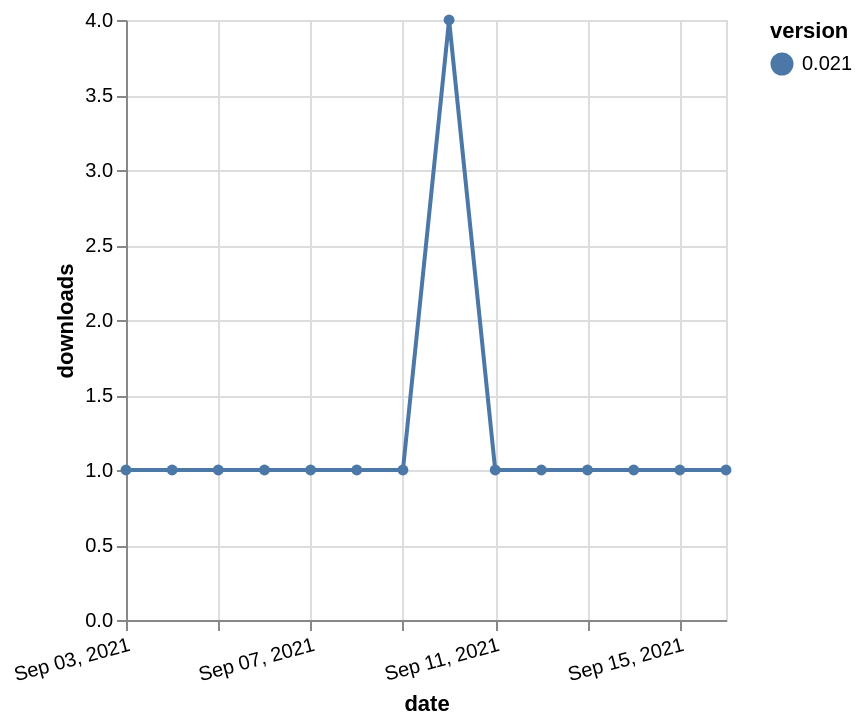

The Vega-Lite source for this figure:
### Vega-Lite specification from a JSON file in a GitHub repository (floating-point values rounded to 4 significant figures)
{"$schema": "https://vega.github.io/schema/vega-lite/v5.json", "description": "A simple bar chart with embedded data.", "data": {"values": [{"date": "2021-09-03", "total": 179, "delta": 1, "version": "0.021"}, {"date": "2021-09-04", "total": 180, "delta": 1, "version": "0.021"}, {"date": "2021-09-05", "total": 181, "delta": 1, "version": "0.021"}, {"date": "2021-09-06", "total": 182, "delta": 1, "version": "0.021"}, {"date": "2021-09-07", "total": 183, "delta": 1, "version": "0.021"}, {"date": "2021-09-08", "total": 184, "delta": 1, "version": "0.021"}, {"date": "2021-09-09", "total": 185, "delta": 1, "version": "0.021"}, {"date": "2021-09-10", "total": 189, "delta": 4, "version": "0.021"}, {"date": "2021-09-11", "total": 190, "delta": 1, "version": "0.021"}, {"date": "2021-09-12", "total": 191, "delta": 1, "version": "0.021"}, {"date": "2021-09-13", "total": 192, "delta": 1, "version": "0.021"}, {"date": "2021-09-14", "total": 193, "delta": 1, "version": "0.021"}, {"date": "2021-09-15", "total": 194, "delta": 1, "version": "0.021"}, {"date": "2021-09-16", "total": 195, "delta": 1, "version": "0.021"}]}, "width": "container", "mark": {"type": "line", "point": {"filled": true}}, "encoding": {"x": {"field": "date", "type": "temporal", "timeUnit": "yearmonthdate", "title": "date", "axis": {"labelAngle": -15}}, "y": {"field": "delta", "type": "quantitative", "title": "downloads"}, "color": {"field": "version", "type": "nominal"}, "tooltip": {"field": "delta"}}}
